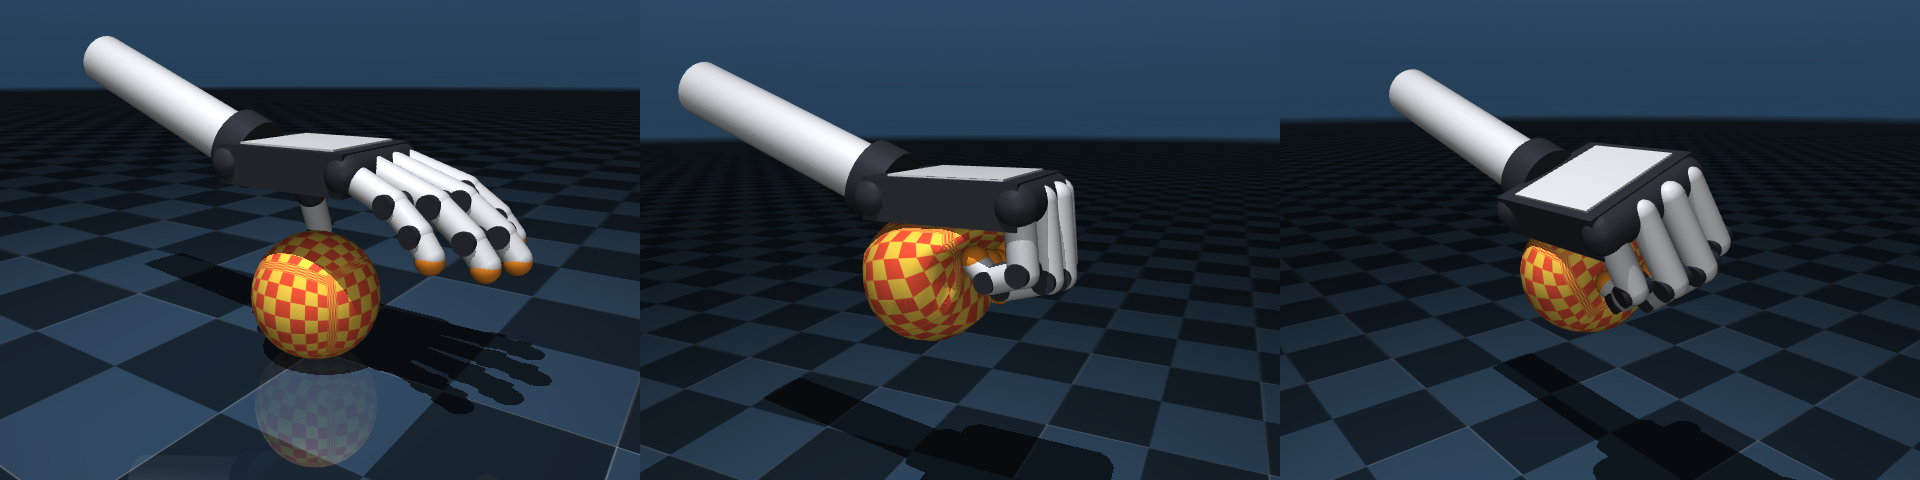

Write the Python code that produced this figure.
"""A dexterous hand grasps, lifts, squeezes, turns and releases a soft ball.

The hand in `hand.xml` is driven by position actuators. This script plays a
scripted sequence of hand poses that is adapted on-line to the measured state
of the deformable ball (a trilinear `flexcomp`): the hand centers itself over
the ball, descends until the palm meets it, swings the thumb behind it, wraps
the fingers around it, and later lowers it exactly as far as needed to set it
back down on the table.

Usage:
  python soft_grasp.py                     # interactive viewer
  python soft_grasp.py --record grasp.mp4  # video, needs imageio[ffmpeg]
  python soft_grasp.py --record grasp.gif  # animated GIF, needs Pillow
  python soft_grasp.py --headless          # simulate only and print a summary

For offscreen rendering on a headless machine set MUJOCO_GL=egl or osmesa.
"""

import argparse
import dataclasses
import os
import time
from typing import Callable, Optional

import mujoco
import numpy as np

_HERE = os.path.dirname(os.path.abspath(__file__))
SCENE = os.path.join(_HERE, "soft_grasp.xml")

FINGERS = ("index", "middle", "ring", "little")

# Hand poses, as targets of the position actuators (radians for hand joints).
# The mount_* slides are relative to the initial mount position and are set
# by the controller.
OPEN = {
    **{f"{f}_abd": 0.0 for f in FINGERS},
    **{f"{f}_mcp": 0.1 for f in FINGERS},
    **{f"{f}_pip": 0.1 for f in FINGERS},
    "thumb_abd": 0.0,
    "thumb_rot": 0.3,
    "thumb_mcp": 0.1,
    "thumb_ip": 0.1,
}

# Fingers spread and slightly curled, thumb half-way opposed.
PRESHAPE = {
    **OPEN,
    "index_abd": 0.2,
    "middle_abd": 0.07,
    "ring_abd": -0.07,
    "little_abd": -0.2,
    **{f"{f}_mcp": 0.35 for f in FINGERS},
    **{f"{f}_pip": 0.3 for f in FINGERS},
    "thumb_abd": 0.8,
    "thumb_rot": 1.0,
    "thumb_mcp": -0.15,
    "thumb_ip": 0.0,
}

# Thumb abducted and swung under the palm, behind the ball; fingers still open.
THUMB_BEHIND = {
    **PRESHAPE,
    "thumb_rot": 1.5,
    "thumb_mcp": 0.15,
    "thumb_ip": 0.15,
}


def grasp(squeeze: float = 1.0) -> dict[str, float]:
  """Power grasp. The targets lie inside the ball; `squeeze` sets the overshoot.

  The position actuators saturate at their force limits, so the overshoot sets
  how hard the hand squeezes the ball rather than where the fingers end up.

  Args:
    squeeze: Grasp strength, 0 is a light touch and 1 is the nominal grasp.

  Returns:
    Dictionary of actuator targets.
  """
  s = squeeze
  return {
      **PRESHAPE,
      **{f"{f}_mcp": 1.15 + 0.25 * s for f in FINGERS},
      **{f"{f}_pip": 0.8 + 0.4 * s for f in FINGERS},
      "thumb_rot": 1.5 + 0.1 * s,
      "thumb_mcp": 0.2 + 0.4 * s,
      "thumb_ip": 0.2 + 0.4 * s,
  }


def smoothstep(a: float) -> float:
  a = min(max(a, 0.0), 1.0)
  return a * a * (3 - 2 * a)


class SoftBall:
  """Measurements on the deformable ball, computed from its flex vertices."""

  def __init__(
      self, model: mujoco.MjModel, data: mujoco.MjData, name: str = "ball"
  ):
    # flexes have no named accessor in the Python bindings
    flex_id = mujoco.mj_name2id(model, mujoco.mjtObj.mjOBJ_FLEX, name)
    if flex_id < 0:
      raise ValueError(f"no flex named '{name}'")
    start = model.flex_vertadr[flex_id]
    self._slice = slice(start, start + model.flex_vertnum[flex_id])
    self._data = data
    mujoco.mj_forward(model, data)
    self.rest_size = self.size()

  def vertices(self) -> np.ndarray:
    return self._data.flexvert_xpos[self._slice]

  def center(self) -> np.ndarray:
    return self.vertices().mean(axis=0)

  def size(self) -> np.ndarray:
    v = self.vertices()
    return v.max(axis=0) - v.min(axis=0)

  def bottom(self) -> float:
    return float(self.vertices()[:, 2].min())

  def top(self) -> float:
    return float(self.vertices()[:, 2].max())

  def squash(self) -> float:
    """Largest relative compression of the bounding box, 0 when undeformed."""
    return float(np.max(1.0 - self.size() / self.rest_size))


@dataclasses.dataclass
class Phase:
  """One segment of the scripted sequence.

  The hand moves from the targets at the start of the phase to `targets`,
  following a smoothstep profile over `duration` seconds. `on_start`, if given,
  is called once when the phase begins and returns extra targets (e.g. a mount
  position computed from the current state of the ball).
  """

  name: str
  duration: float
  targets: dict[str, float]
  on_start: Optional[Callable[[], dict[str, float]]] = None


class GraspController:
  """Plays a sequence of phases on the hand's position actuators."""

  def __init__(
      self,
      model: mujoco.MjModel,
      data: mujoco.MjData,
      ball: SoftBall,
      lift_height: float = 0.16,
      squeeze: float = 1.0,
  ):
    self.model, self.data, self.ball = model, data, ball

    # geometry of the mount: palm frame at qpos=0 and the palm's lower surface
    mujoco.mj_forward(model, data)
    palm = data.body("palm")
    self._palm_origin = palm.xpos.copy()
    palm_geom = model.geom("palm")
    self._palm_center = palm_geom.pos.copy()  # palm center in the palm frame
    self._palm_half_thickness = palm_geom.size[2]

    self._lift_height = lift_height
    self._squeeze = squeeze
    self._mount = {"mount_x": 0.0, "mount_y": 0.0, "mount_z": 0.0}
    self._grasp_z = 0.0  # mount height at which the palm touches the ball
    self.phases = self._make_phases()
    self._index = -1
    self._phase_start = 0.0
    self._from: dict[str, float] = {}
    self._to: dict[str, float] = {}
    self.ctrl = {
        **OPEN,
        "mount_x": 0.0,
        "mount_y": 0.0,
        "mount_z": 0.0,
        "wrist_yaw": 0.0,
        "wrist_pitch": 0.0,
        "wrist_roll": 0.0,
    }
    self._next_phase()

  # -- targets that depend on the state of the ball ---------------------------

  def _above_ball(self) -> dict[str, float]:
    """Center the palm over the ball, at the current height."""
    c = self.ball.center()
    self._mount["mount_x"] = c[0] - (
        self._palm_origin[0] + self._palm_center[0]
    )
    self._mount["mount_y"] = c[1] - (
        self._palm_origin[1] + self._palm_center[1]
    )
    return dict(self._mount)

  def _touch_ball(self) -> dict[str, float]:
    """Lower the palm onto the top of the ball, pressing slightly."""
    press = 0.002
    palm_bottom0 = self._palm_origin[2] - self._palm_half_thickness
    self._mount["mount_z"] = self.ball.top() - palm_bottom0 - press
    self._grasp_z = self._mount["mount_z"]
    return dict(self._mount)

  def _lift(self) -> dict[str, float]:
    self._mount["mount_z"] = self._grasp_z + self._lift_height
    return dict(self._mount)

  def _place(self) -> dict[str, float]:
    """Lower the ball by its measured height above the table."""
    press = 0.002
    z = self._mount["mount_z"] - (self.ball.bottom() - press)
    # never go much below the grasp height, e.g. if the ball was dropped
    self._mount["mount_z"] = max(z, self._grasp_z - 0.02)
    return dict(self._mount)

  def _retract(self) -> dict[str, float]:
    self._mount["mount_z"] = self._grasp_z + self._lift_height
    return dict(self._mount)

  # -- the sequence -----------------------------------------------------------

  def _make_phases(self) -> list[Phase]:
    g = grasp(self._squeeze)
    g_hard = grasp(1.6 * self._squeeze)
    g_light = grasp(0.2 * self._squeeze)
    w = lambda pose, **kw: {**pose, **kw}
    return [
        Phase("settle", 0.4, OPEN),
        Phase("preshape", 0.6, PRESHAPE, self._above_ball),
        Phase("approach", 1.0, PRESHAPE, self._touch_ball),
        Phase("thumb", 0.5, THUMB_BEHIND),
        Phase("close", 0.8, g),
        Phase("hold", 0.3, g),
        Phase("lift", 1.2, g, self._lift),
        Phase("squeeze", 0.6, g_hard),
        Phase("relax", 0.6, g),
        Phase("roll right", 0.8, w(g, wrist_roll=0.6)),
        Phase("roll left", 1.2, w(g, wrist_roll=-0.6)),
        Phase("roll back", 0.6, w(g, wrist_roll=0.0)),
        Phase("place", 1.2, g, self._place),
        # relax the grip before opening, so the ball does not spring away
        Phase(
            "loosen",
            0.6,
            {
                **g_light,
                **{
                    k: v
                    for k, v in THUMB_BEHIND.items()
                    if k.startswith("thumb")
                },
            },
        ),
        Phase("release", 0.8, PRESHAPE),
        Phase("retract", 1.0, OPEN, self._retract),
        Phase("rest", 1.0, OPEN),
    ]

  @property
  def phase(self) -> Phase:
    return self.phases[min(self._index, len(self.phases) - 1)]

  @property
  def done(self) -> bool:
    return self._index >= len(self.phases)

  def duration(self) -> float:
    return sum(p.duration for p in self.phases)

  def _next_phase(self) -> None:
    self._index += 1
    if self.done:
      return
    p = self.phases[self._index]
    self._phase_start = self.data.time
    self._from = dict(self.ctrl)
    self._to = {**self._from, **p.targets}
    if p.on_start is not None:
      self._to.update(p.on_start())

  def update(self) -> None:
    """Advance the sequence and write actuator targets into data.ctrl."""
    if not self.done:
      p = self.phases[self._index]
      a = smoothstep((self.data.time - self._phase_start) / p.duration)
      self.ctrl = {
          k: (1 - a) * self._from[k] + a * self._to[k] for k in self._to
      }
      if self.data.time - self._phase_start >= p.duration:
        self._next_phase()
    for name, value in self.ctrl.items():
      self.data.actuator(name).ctrl = value


class Recorder:
  """Renders frames from a camera that follows the hand and the ball."""

  def __init__(
      self,
      model: mujoco.MjModel,
      data: mujoco.MjData,
      ball: SoftBall,
      width: int,
      height: int,
      fps: int,
      duration: float,
  ):
    self.renderer = mujoco.Renderer(model, height, width)
    self.ball = ball
    self.fps = fps
    self.duration = duration
    self.frames: list[np.ndarray] = []
    self.camera = mujoco.MjvCamera()
    self.camera.distance = 0.52
    self.camera.elevation = -14
    self.camera.lookat[:] = self._target(data)

  def _target(self, data: mujoco.MjData) -> np.ndarray:
    return 0.5 * (self.ball.center() + data.site("palm_center").xpos) + [
        0,
        0,
        0.015,
    ]

  def maybe_capture(self, data: mujoco.MjData) -> None:
    if len(self.frames) < data.time * self.fps:
      # look between the palm and the ball, slowly orbiting around the hand
      self.camera.lookat[:] += 0.1 * (self._target(data) - self.camera.lookat)
      self.camera.azimuth = 105 + 45 * smoothstep(data.time / self.duration)
      self.renderer.update_scene(data, self.camera)
      self.frames.append(self.renderer.render().copy())

  def save(self, path: str) -> None:
    if path.lower().endswith(".gif"):
      from PIL import Image  # pylint: disable=g-import-not-at-top

      images = [Image.fromarray(f) for f in self.frames]
      images[0].save(
          path,
          save_all=True,
          append_images=images[1:],
          duration=int(1000 / self.fps),
          loop=0,
      )
    else:
      try:
        import imageio  # pylint: disable=g-import-not-at-top
      except ImportError as e:
        raise ImportError(
            "Saving videos requires `pip install imageio[ffmpeg]`; "
            "or record an animated GIF instead."
        ) from e
      imageio.mimsave(path, self.frames, fps=self.fps, quality=8)
    print(f"Saved {len(self.frames)} frames to {path}")


def main():
  parser = argparse.ArgumentParser(
      description=__doc__, formatter_class=argparse.RawDescriptionHelpFormatter
  )
  parser.add_argument(
      "--record",
      metavar="PATH",
      help="render offscreen to a video (.mp4) or animated GIF (.gif)",
  )
  parser.add_argument(
      "--headless",
      action="store_true",
      help="simulate without rendering and print a summary",
  )
  parser.add_argument("--width", type=int, default=1280)
  parser.add_argument("--height", type=int, default=720)
  parser.add_argument("--fps", type=int, default=30)
  parser.add_argument(
      "--squeeze",
      type=float,
      default=1.0,
      help=(
          "grasp strength; 0.5-1.3 work well, much harder grips squeeze "
          "the soft ball out of the hand"
      ),
  )
  parser.add_argument(
      "--loop", action="store_true", help="repeat in the viewer"
  )
  args = parser.parse_args()

  model = mujoco.MjModel.from_xml_path(SCENE)
  data = mujoco.MjData(model)
  ball = SoftBall(model, data)
  controller = GraspController(model, data, ball, squeeze=args.squeeze)

  stats = {"max_height": 0.0, "max_squash": 0.0, "max_touch": 0.0}
  touch_sensors = [f"{f}_touch" for f in ("thumb",) + FINGERS]

  def step():
    controller.update()
    mujoco.mj_step(model, data)
    if controller.phase.name in (
        "lift",
        "squeeze",
        "relax",
        "roll right",
        "roll left",
        "roll back",
    ):
      stats["max_height"] = max(stats["max_height"], ball.bottom())
    stats["max_squash"] = max(stats["max_squash"], ball.squash())
    if controller.phase.name in ("hold", "lift", "squeeze", "relax"):
      touch = max(data.sensor(s).data[0] for s in touch_sensors)
      stats["max_touch"] = max(stats["max_touch"], touch)

  if args.record or args.headless:
    recorder = None
    if args.record:
      recorder = Recorder(
          model,
          data,
          ball,
          args.width,
          args.height,
          args.fps,
          controller.duration(),
      )
    start = time.time()
    phase = None
    while not controller.done:
      if controller.phase.name != phase:
        phase = controller.phase.name
        print(
            f"t={data.time:5.2f}s  {phase:10s}  ball center"
            f" z={ball.center()[2]:.3f} m"
        )
      step()
      if recorder:
        recorder.maybe_capture(data)
    wall = time.time() - start
    print(
        f"Simulated {data.time:.1f}s in {wall:.1f}s; ball lifted"
        f" {stats['max_height']:.3f} m off the table, max compression"
        f" {100 * stats['max_squash']:.0f}%, max fingertip force"
        f" {stats['max_touch']:.1f} N."
    )
    if recorder:
      recorder.save(args.record)
    return

  from mujoco import viewer as mj_viewer  # pylint: disable=g-import-not-at-top

  frame_time = 1 / 60
  with mj_viewer.launch_passive(model, data) as viewer:
    while viewer.is_running():
      frame_start = time.time()
      with viewer.lock():
        # advance the simulation by one frame, in real time if possible
        frame_end = data.time + frame_time
        while data.time < frame_end:
          if controller.done and args.loop:
            mujoco.mj_resetData(model, data)
            controller = GraspController(
                model, data, ball, squeeze=args.squeeze
            )
          step()
      viewer.sync()
      remaining = frame_time - (time.time() - frame_start)
      if remaining > 0:
        time.sleep(remaining)


if __name__ == "__main__":
  main()
